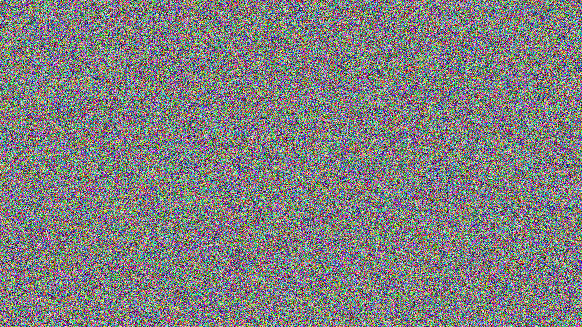
#> input picture General/Xor/flag.png, 582 x 327 px
$ python XOR.py
#> lines starting #> are read from the running program, lines starting #| are printed output that depends on the picture
from binascii import unhexlify
from PIL import Image
import numpy as np


def xor_two_hex(s1, s2):
    return ''.join(format(int(a, 16) ^ int(b, 16), 'x') for a, b in zip(s1, s2))


def xor_one_byte(s1, s2):
    flag = "".encode()
    for i in s1:
        flag += bytes([i ^ s2])
    try:
        return flag.decode("utf-8")
    except:
        return "error"


def find_key(input, key):
    flag = "".encode()
    for i in range(len(input)):
        flag += bytes([input[i] ^ key[i]])
    try:
        return flag
    except:
        return "error"


def load_image_to_hex(image_name):
    with open(image_name, 'rb') as f:
        content = f.read().hex()
    return content


def make_key_length(key, length):
    y = 0
    final_key = ""
    for i in range(length):
        final_key += key[y]
        y += 1
        if y == len(key):
            y = 0
    return final_key


# XOR Starter
print("XOR Starter---------------")
flag = ""
for i in "label":
    flag += chr(ord(i) ^ 13)
print('crypto{{{}}}'.format(flag))

# XOR Properties
print("XOR Properties---------------")
KEY1 = "a6c8b6733c9b22de7bc0253266a3867df55acde8635e19c73313"
KEY2 = xor_two_hex("37dcb292030faa90d07eec17e3b1c6d8daf94c35d4c9191a5e1e", KEY1)
KEY3 = xor_two_hex("c1545756687e7573db23aa1c3452a098b71a7fbf0fddddde5fc1", KEY2)
KEY4 = xor_two_hex(xor_two_hex(KEY1, KEY2), KEY3)
FLAG = xor_two_hex("04ee9855208a2cd59091d04767ae47963170d1660df7f56f5faf", KEY4)
print(unhexlify(FLAG))

# Favourite byte
print("Favourite byte----------------")
n = "73626960647f6b206821204f21254f7d694f7624662065622127234f726927756d"
n = unhexlify(n)
flag = {}
for i in range(256):
    flag[i] = xor_one_byte(n, i)
print(([s for s in flag.values() if "crypto" in s]))

# You either know, XOR you don't
print("You either know, XOR you don't--------------")
n = "0e0b213f26041e480b26217f27342e175d0e070a3c5b103e2526217f27342e175d0e077e263451150104"
cipher = unhexlify(n)
# find the key and xor with that the cipher
key = find_key(cipher[:7], "crypto{".encode()).decode("utf-8") + 'y'
final_key = make_key_length(key, len(cipher))
print(find_key(cipher, final_key.encode()))

# Lemur XOR
print("Lemur XOR----------------")
# load the images and i convert them to bits
i1 = Image.open("flag.png")
#> i1 is the input picture: PIL image 582x327 RGB; mean R, G, B 127.6, 127.5, 127.6
i2 = Image.open("lemur.png")
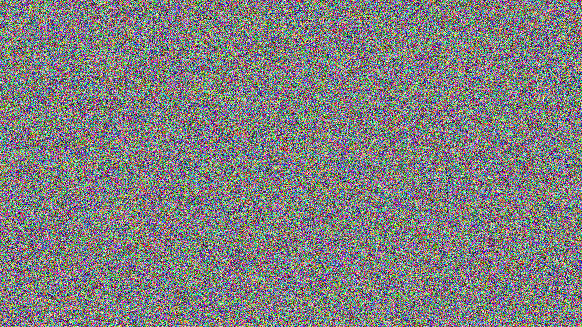
#> input picture General/Xor/lemur.png, 582 x 327 px
#> i2 is the input picture: PIL image 582x327 RGB; mean R, G, B 127.6, 127.3, 127.7
i1bit = np.array(i1)*255
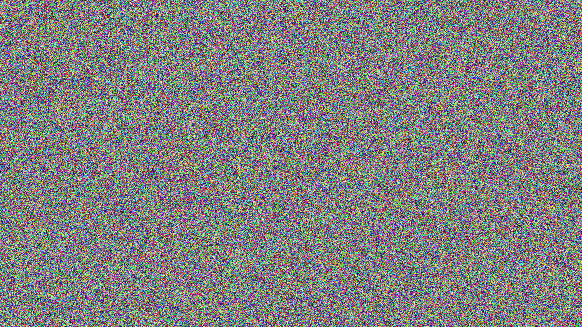
#> i1bit: shape (327, 582, 3); mean R, G, B 127.4, 127.4, 127.3
i2bit = np.array(i2)*255
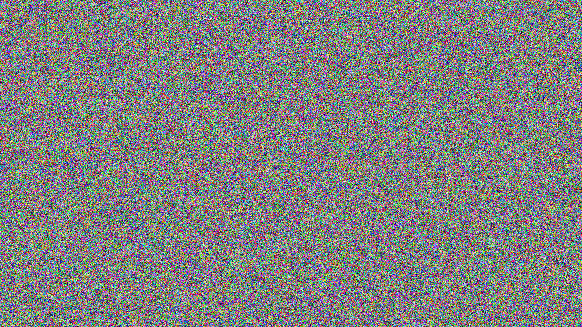
#> i2bit: shape (327, 582, 3); mean R, G, B 127.4, 127.8, 127.3

# XOR with Numpy and save the image
result = np.bitwise_xor(i1bit, i2bit).astype(np.uint8)
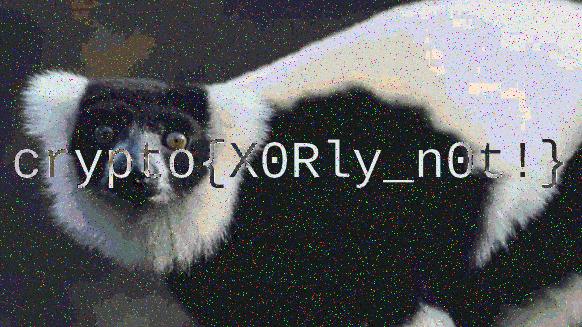
#> result: shape (327, 582, 3); mean R, G, B 91, 92.9, 95.3
Image.fromarray(result).save('result.png')
Image.open('result.png').show()
